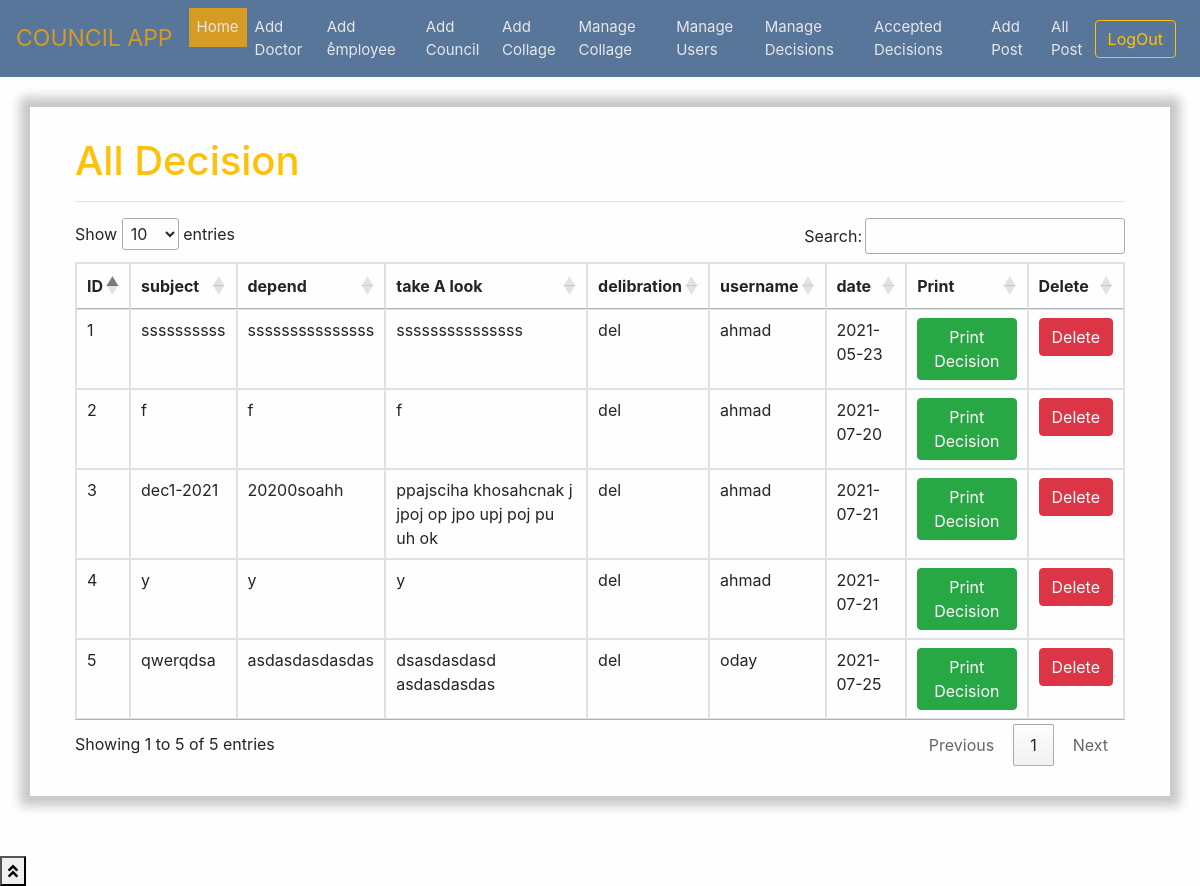
/md.php, run on the app's committed database.
### tables this page shows
CREATE TABLE `decision` (
  `id` int(11) NOT NULL,
  `subject` text NOT NULL,
  `depend` text NOT NULL,
  `takelook` text NOT NULL,
  `delibration` text NOT NULL,
  `username` text NOT NULL,
  `dt` varchar(200) NOT NULL,
  `conc` text DEFAULT NULL,
  `state` text NOT NULL DEFAULT 'wait'
);

### md.php (the view, shortened to what this page needs)
<!DOCTYPE html>
<html>
<head>
	<link rel="stylesheet" href="css/bootstrap.css">
<link rel="stylesheet" href="css/all.css"/>
<link rel="stylesheet" type="text/css" href="https://cdn.datatables.net/1.10.23/css/jquery.dataTables.min.css">
<link rel="stylesheet" href="https://rawcdn.githack.com/rafaelbotazini/floating-whatsapp/3d18b26d5c7d430a1ab0b664f8ca6b69014aed68/floating-wpp.min.css">
    <link href="https://cdnjs.cloudflare.com/ajax/libs/toastr.js/2.0.1/css/toastr.css" rel="stylesheet"/>
</head>
<body>
<div style=" height: 80px; ">
<div style="background-color:rgba(10,54,108,0.2);width: 100%;height: 80px; ">
  <div class="mynav">
<?php
include 'adminnav.php';
?>
</div>
<div style="background-color: #fefefe;">
  <div style="height:30px;"></div>
<div class="container" >
  <div class="row">
    <div class="col-md-12" style="box-shadow: 0px 0px 10px 10px #c8c8c8">
        <div style="border-radius: 10px;background-color: rgba(255,255,255,0.6);padding:30px;">
   <h1 class="text-warning">All Decision</h1>
    <hr>
  <div class="table-responsive">
    <table id="xx" class="table table-bordered">
  <thead>
    <tr>
      <th>ID</th>
       <th>subject</th>
        <th>depend</th>
          <th>take A look</th>
           <th>delibration</th>
            <th>username</th>
            <th>date</th>
            <th>Print</th>
          <th>Delete</th>
    </tr>
  </thead>
  <tbody>
    <?php
    include'conn.php';
    $t=mysqli_query($con,"select * from decision");
while($row=mysqli_fetch_array($t))
{
  echo'
<tr>
<td>'.$row['id'].'</td>
<td>'.$row['subject'].'</td>
<td>'.$row['depend'].'</td>
<td>'.$row['takelook'].'</td>
<td>'.$row['delibration'].'</td>
<td>'.$row['username'].'</td>
<td>'.$row['dt'].'</td>
<td><a href="md.php?id1='.$row['id'].'" class="btn btn-success">Print Decision</a></td>
<td><a href="managedec.php?id='.$row['id'].'" class="btn btn-danger">Delete</a></td>
</tr>
  ';
}
    ?>
  </tbody>
</table>
    </div>
    </div>
  </div>
</div>
 <div style="height: 60px;"></div>
</div>
<button onclick="topFunction()" id="myBtn" title="Go to top"><i class="fa fa-angle-double-up"></i></button>
 </div>
</body>
</html>

### css/all.css (style rules this page uses)
.fa-angle-double-up:before { content: "\f102"; }

### md.php (style rules this page uses)
html { scroll-behavior: smooth; }
body { margin: 0; padding: 0; }
.mynav { background-color:rgba(10,54,108,0.6); width: 100%; }

### data on the page
decision: id "1", subject "ssssssssss", depend "sssssssssssssss", takelook "sssssssssssssss", delibration "del", username "ahmad", dt "2021-05-23"
decision: id "2", subject "f", depend "f", takelook "f", delibration "del", username "ahmad", dt "2021-07-20"
decision: id "3", subject "dec1-2021", depend "20200soahh", takelook "ppajsciha khosahcnak j jpoj op jpo upj poj pu uh ok", delibration "del", username "ahmad", dt "2021-07-21"
decision: id "4", subject "y", depend "y", takelook "y", delibration "del", username "ahmad", dt "2021-07-21"
decision: id "5", subject "qwerqdsa", depend "asdasdasdasdas", takelook "dsasdasdasd asdasdasdas", delibration "del", username "oday", dt "2021-07-25"
